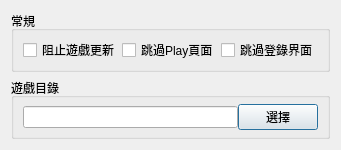
<?xml version="1.0" encoding="UTF-8"?>
<ui version="4.0">
 <class>Config</class>
 <widget class="QDialog" name="Config">
  <property name="geometry">
   <rect>
    <x>0</x>
    <y>0</y>
    <width>330</width>
    <height>150</height>
   </rect>
  </property>
  <property name="windowTitle">
   <string>設置</string>
  </property>
  <property name="styleSheet">
   <string notr="true"/>
  </property>
  <layout class="QVBoxLayout" name="verticalLayout">
   <item>
    <widget class="QGroupBox" name="groupBox_normal">
     <property name="title">
      <string>常規</string>
     </property>
     <layout class="QGridLayout" name="gridLayout">
      <property name="topMargin">
       <number>2</number>
      </property>
      <property name="bottomMargin">
       <number>2</number>
      </property>
      <property name="spacing">
       <number>2</number>
      </property>
      <item row="0" column="0">
       <widget class="QCheckBox" name="checkBox_stopUpdate">
        <property name="text">
         <string>阻止遊戲更新</string>
        </property>
       </widget>
      </item>
      <item row="0" column="1">
       <widget class="QCheckBox" name="checkBox_closeStartWindow">
        <property name="text">
         <string>跳過Play頁面</string>
        </property>
       </widget>
      </item>
      <item row="0" column="2">
       <widget class="QCheckBox" name="checkBox_passInput">
        <property name="text">
         <string>跳過登錄界面</string>
        </property>
       </widget>
      </item>
     </layout>
    </widget>
   </item>
   <item>
    <widget class="QGroupBox" name="groupBox_gamePath">
     <property name="title">
      <string>遊戲目錄</string>
     </property>
     <layout class="QHBoxLayout" name="horizontalLayout" stretch="10,1">
      <property name="spacing">
       <number>0</number>
      </property>
      <property name="topMargin">
       <number>0</number>
      </property>
      <property name="bottomMargin">
       <number>0</number>
      </property>
      <item>
       <widget class="QLineEdit" name="lineEdit_gamePath">
        <property name="readOnly">
         <bool>true</bool>
        </property>
       </widget>
      </item>
      <item>
       <widget class="QPushButton" name="pushButton_gamePath">
        <property name="text">
         <string>選擇</string>
        </property>
       </widget>
      </item>
     </layout>
    </widget>
   </item>
  </layout>
 </widget>
 <resources/>
 <connections/>
</ui>
